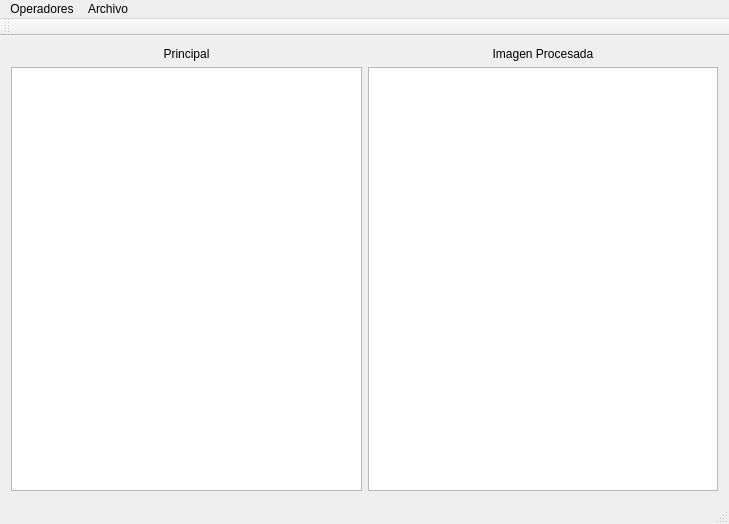
<?xml version="1.0" encoding="UTF-8"?>
<ui version="4.0">
 <class>VentanaPrincipal</class>
 <widget class="QMainWindow" name="VentanaPrincipal">
  <property name="geometry">
   <rect>
    <x>0</x>
    <y>0</y>
    <width>729</width>
    <height>524</height>
   </rect>
  </property>
  <property name="windowTitle">
   <string>VentanaPrincipal</string>
  </property>
  <widget class="QWidget" name="centralWidget">
   <layout class="QGridLayout" name="gridLayout">
    <item row="0" column="0">
     <layout class="QVBoxLayout" name="layOutOriginal">
      <item>
       <widget class="QLabel" name="labelImagenPrincipal">
        <property name="text">
         <string>Principal</string>
        </property>
        <property name="alignment">
         <set>Qt::AlignCenter</set>
        </property>
       </widget>
      </item>
      <item>
       <widget class="QGraphicsView" name="graphicsViewOriginal"/>
      </item>
     </layout>
    </item>
    <item row="0" column="1">
     <layout class="QVBoxLayout" name="layOutProcesada">
      <item>
       <widget class="QLabel" name="labelImagenProcesada">
        <property name="text">
         <string>Imagen Procesada</string>
        </property>
        <property name="alignment">
         <set>Qt::AlignCenter</set>
        </property>
       </widget>
      </item>
      <item>
       <widget class="QGraphicsView" name="graphicsViewProcesada"/>
      </item>
     </layout>
    </item>
   </layout>
  </widget>
  <widget class="QMenuBar" name="menuBar">
   <property name="geometry">
    <rect>
     <x>0</x>
     <y>0</y>
     <width>729</width>
     <height>22</height>
    </rect>
   </property>
   <widget class="QMenu" name="menuOperadores">
    <property name="title">
     <string>Operadores</string>
    </property>
    <addaction name="actionOperador_Igualdad"/>
    <addaction name="actionInverso_Negativo"/>
    <addaction name="actionUmbral"/>
    <addaction name="actionUmbral_Binario"/>
    <addaction name="actionUmbral_Binario_Invertido"/>
    <addaction name="actionUmbral_Escala_de_Grises"/>
    <addaction name="actionExtension"/>
    <addaction name="actionTranslacion"/>
    <addaction name="actionRotacion"/>
    <addaction name="actionEscalar"/>
    <addaction name="actionNegativo_a_Imagen_a_Color"/>
    <addaction name="actionTraslacion_Color"/>
   </widget>
   <widget class="QMenu" name="menuArchivo">
    <property name="title">
     <string>Archivo</string>
    </property>
    <addaction name="actionAbrir_Imagen"/>
    <addaction name="actionAbrir_chart"/>
    <addaction name="actionAbrir_Imagen_a_Color"/>
   </widget>
   <addaction name="menuOperadores"/>
   <addaction name="menuArchivo"/>
  </widget>
  <widget class="QToolBar" name="mainToolBar">
   <attribute name="toolBarArea">
    <enum>TopToolBarArea</enum>
   </attribute>
   <attribute name="toolBarBreak">
    <bool>false</bool>
   </attribute>
  </widget>
  <widget class="QStatusBar" name="statusBar"/>
  <action name="actionAbrir_Imagen">
   <property name="text">
    <string>Abrir Imagen</string>
   </property>
  </action>
  <action name="actionOperador_Igualdad">
   <property name="text">
    <string>Operador Igualdad</string>
   </property>
  </action>
  <action name="actionInverso_Negativo">
   <property name="text">
    <string>Inverso Negativo</string>
   </property>
  </action>
  <action name="actionUmbral">
   <property name="text">
    <string>Umbral</string>
   </property>
  </action>
  <action name="actionUmbral_Binario">
   <property name="text">
    <string>Umbral Binario</string>
   </property>
  </action>
  <action name="actionUmbral_Binario_Invertido">
   <property name="text">
    <string>Umbral Binario Invertido</string>
   </property>
  </action>
  <action name="actionAbrir_chart">
   <property name="text">
    <string>Abrir chart</string>
   </property>
  </action>
  <action name="actionUmbral_Escala_de_Grises">
   <property name="text">
    <string>Umbral Escala de Grises</string>
   </property>
  </action>
  <action name="actionExtension">
   <property name="text">
    <string>Extension</string>
   </property>
  </action>
  <action name="actionTranslacion">
   <property name="text">
    <string>Translacion</string>
   </property>
  </action>
  <action name="actionRotacion">
   <property name="text">
    <string>Rotacion</string>
   </property>
  </action>
  <action name="actionNegativo_a_Imagen_a_Color">
   <property name="text">
    <string>Negativo a Imagen a Color</string>
   </property>
  </action>
  <action name="actionAbrir_Imagen_a_Color">
   <property name="text">
    <string>Abrir Imagen a Color</string>
   </property>
  </action>
  <action name="actionTraslacion_Color">
   <property name="text">
    <string>Traslacion Color</string>
   </property>
  </action>
  <action name="actionEscalar">
   <property name="text">
    <string>Escalar</string>
   </property>
  </action>
 </widget>
 <layoutdefault spacing="6" margin="11"/>
 <resources/>
 <connections/>
</ui>
